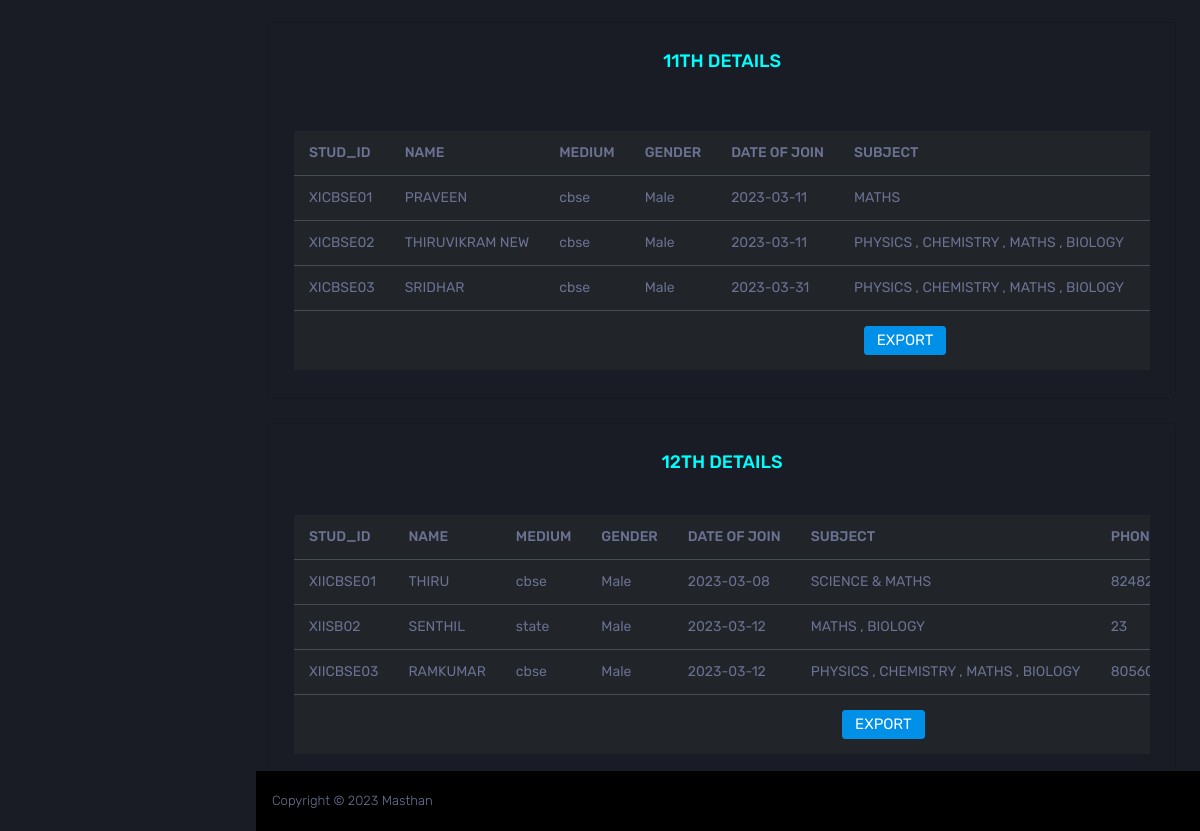
Page /display (lower part) on the earlier database version.
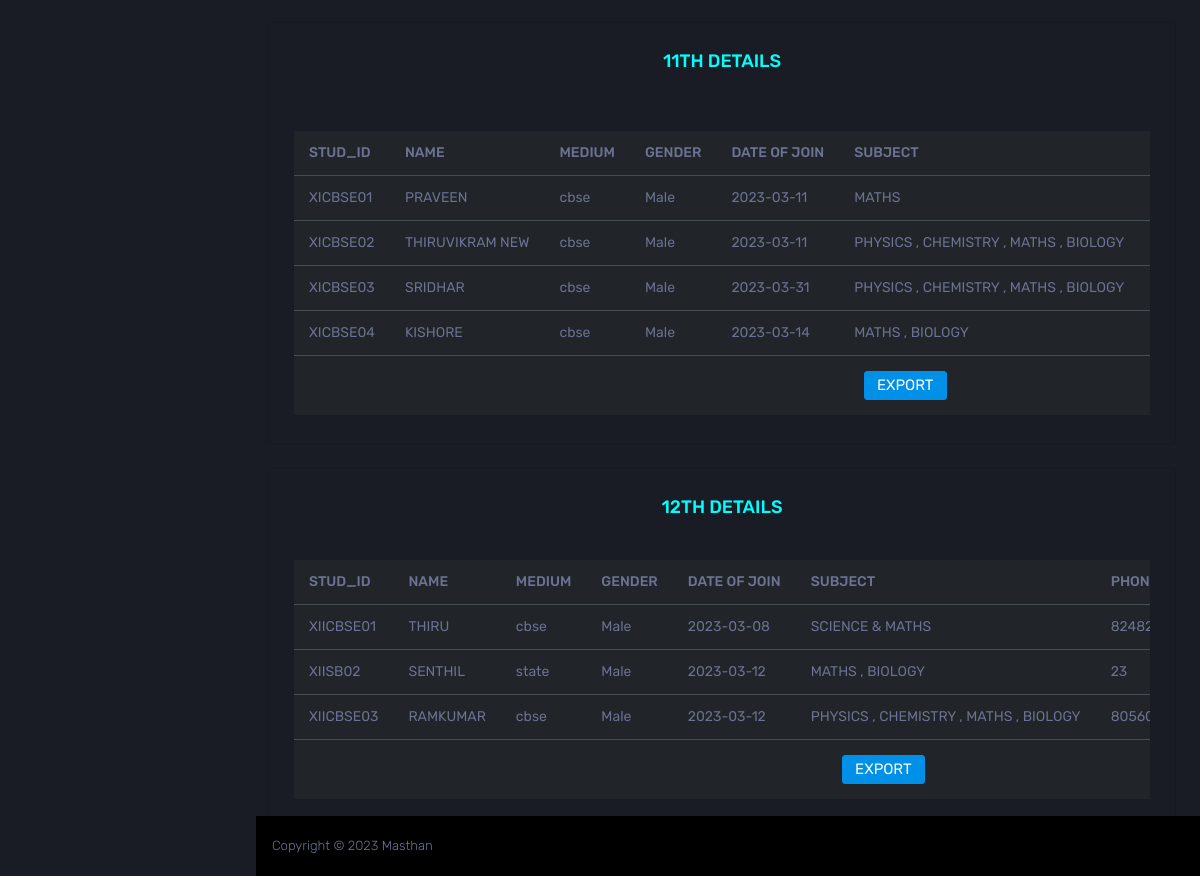
Same page on the later database version.
### TMS/models.py (models this page shows, shortened)
class EleventhClass(models.Model):
    NAME = models.CharField(max_length=100)
    MEDIUM = models.CharField(max_length=100)
    STUDENT_ID = models.CharField(max_length=100)
    GENDER = models.CharField(max_length=100)
    JOIN_DATE = models.CharField(max_length=100)
    SUBJECT = models.CharField(max_length=100)
    CLASS = models.CharField(max_length=100)
    PHONE_NUMBER = models.CharField(max_length=100)
    PRICE = models.CharField(max_length=100)
    DISCOUNT = models.CharField(max_length=100)
    TOTAL = models.CharField(max_length=100)

class TwelvethClass(models.Model):
    NAME = models.CharField(max_length=100)
    MEDIUM = models.CharField(max_length=100)
    STUDENT_ID = models.CharField(max_length=100)
    GENDER = models.CharField(max_length=100)
    JOIN_DATE = models.CharField(max_length=100)
    SUBJECT = models.CharField(max_length=100)
    CLASS = models.CharField(max_length=100)
    PHONE_NUMBER = models.CharField(max_length=100)
    PRICE = models.CharField(max_length=100)
    DISCOUNT = models.CharField(max_length=100)
    TOTAL = models.CharField(max_length=100)

### TMS/views.py (the view)
# urls.py: path('display', views.display, name='display'),
def display(request):
    return render(request, 'tms/display.html',
                  {"data_nine": NinthClass.objects.all(), "data_ten": TenthClass.objects.all(),
                   "data_eleven": EleventhClass.objects.all(), "data_twelve": TwelvethClass.objects.all()})

### TMS/templates/tms/display.html (shortened to what this page needs)
{% load static %}
<!DOCTYPE html>
<html lang="en">
  <head>
    <link rel="stylesheet" href="{% static 'assets/vendors/mdi/css/materialdesignicons.min.css' %}">
    <link rel="stylesheet" href="{% static 'assets/vendors/css/vendor.bundle.base.css' %}">
    <link rel="stylesheet" href="{% static 'assets/vendors/jvectormap/jquery-jvectormap.css' %}">
    <link rel="stylesheet" href="{% static 'assets/vendors/flag-icon-css/css/flag-icon.min.css' %}">
    <link rel="stylesheet" href="{% static 'assets/vendors/owl-carousel-2/owl.carousel.min.css' %}">
    <link rel="stylesheet" href="{% static 'assets/vendors/owl-carousel-2/owl.theme.default.min.css' %}">
    <link rel="stylesheet" href="{% static 'assets/css/style.css' %}">
      <link rel="stylesheet" href="{% static 'assets/vendors/select2/select2.min.css' %}">
    <link rel="stylesheet" href="{% static 'assets/vendors/select2-bootstrap-theme/select2-bootstrap.min.css' %}">
  </head>
  <body>
    <div class="container-scroller">
      <nav class="sidebar sidebar-offcanvas" id="sidebar">
      </nav>
      <div class="container-fluid page-body-wrapper">
        <div class="main-panel">
        <div class="col-12 grid-margin">
            <div class="col-lg-12 grid-margin stretch-card">
                <div class="card">
                  <div class="card-body">
                    <h4 class="card-title" style="text-align: center;color: cyan"> 11TH DETAILS </h4>
                      <br>
                    <div class="table-responsive">
                      <table class="table table-dark" id="table3">
                        <thead>
                          <tr id="tr3">
                            <th id="th3"> STUD_ID </th>
                            <th id="th3"> NAME </th>
                            <th id="th3"> MEDIUM </th>
                              <th id="th3"> GENDER </th>
                              <th id="th3"> DATE OF JOIN </th>
                              <th id="th3"> SUBJECT </th>
                              <th id="th3"> PHONE NUMBER </th>
                          </tr>
                        </thead>
                        <tbody>
                          {% for eleven in data_eleven %}
                          <tr id="tr3">
                            <td id="td3">
                                {{ eleven.STUDENT_ID }}
                            </td>
                            <td id="td3">
                                {{ eleven.NAME }}
                            </td>
                            <td id="td3">
                                {{ eleven.MEDIUM }}
                            </td>
                            <td id="td3">
                                {{ eleven.GENDER }}
                            </td>
                              <td id="td3">
                                  {{ eleven.JOIN_DATE }}
                              </td>
                            <td id="td3">
                                {{ eleven.SUBJECT}}
                            </td>
                            <td id="td3">
                            </td>
                              </tr>
                        {% endfor %}
                        <tr>
                            <td colspan="10" style="text-align: center">
                                <button type="submit" class="btn btn-primary mr-2" onclick="tableToCSV3()">EXPORT</button>
                            </td>
                          </tr>
                        </tbody>
                      </table>
                    </div>
                  </div>
                </div>
              </div>
            <div class="col-lg-12 grid-margin stretch-card">
                <div class="card">
                  <div class="card-body">
                    <h4 class="card-title" style="text-align: center;color: cyan">12TH DETAILS </h4>
                      <br>
                    <div class="table-responsive">
                      <table id="table4" class="table table-dark">
                        <thead>
                          <tr id="tr4">
                            <th id="th4"> STUD_ID </th>
                            <th id="th4"> NAME </th>
                            <th id="th4"> MEDIUM </th>
                              <th id="th4"> GENDER </th>
                              <th id="th4"> DATE OF JOIN </th>
                              <th id="th4"> SUBJECT </th>
                              <th id="th4"> PHONE NUMBER </th>
                          </tr>
                        </thead>
                        <tbody>
                          {% for twelve in data_twelve %}
                          <tr id="tr4">
                            <td id="td4">
                                {{ twelve.STUDENT_ID }}
                            </td>
                            <td id="td4">
                                {{ twelve.NAME }}
                            </td>
                            <td id="td4">
                                {{ twelve.MEDIUM }}
                            </td>
                            <td id="td4">
                                {{ twelve.GENDER }}
                            </td>
                              <td id="td4">
                                  {{ twelve.JOIN_DATE }}
                              </td>
                            <td id="td4">
                                {{ twelve.SUBJECT}}
                            </td>
                            <td id="td4">
                                {{ twelve.PHONE_NUMBER}}
                            </td>
                              </tr>
                        {% endfor %}
                           <tr>
                            <td colspan="10" style="text-align: center">
                                <button type="submit" class="btn btn-primary mr-2" onclick="tableToCSV4()">EXPORT</button>
                            </td>
                          </tr>
                        </tbody>
                      </table>
                    </div>
                  </div>
                </div>
              </div>
          <footer class="footer" style="position: fixed; bottom: 0;width: 100%; background-color: black;">
            <div class="d-sm-flex justify-content-center justify-content-sm-between">
              <span class="text-muted d-block text-center text-sm-left d-sm-inline-block">Copyright © 2023 Masthan</span>
            </div>
          </footer>
        </div>
      </div>
    </div>
  </body>
</html>

Differences in the rows shown:
added EleventhClass: STUDENT_ID "XICBSE04", NAME "KISHORE", MEDIUM "cbse", GENDER "Male", JOIN_DATE "2023-03-14", SUBJECT "MATHS , BIOLOGY"
